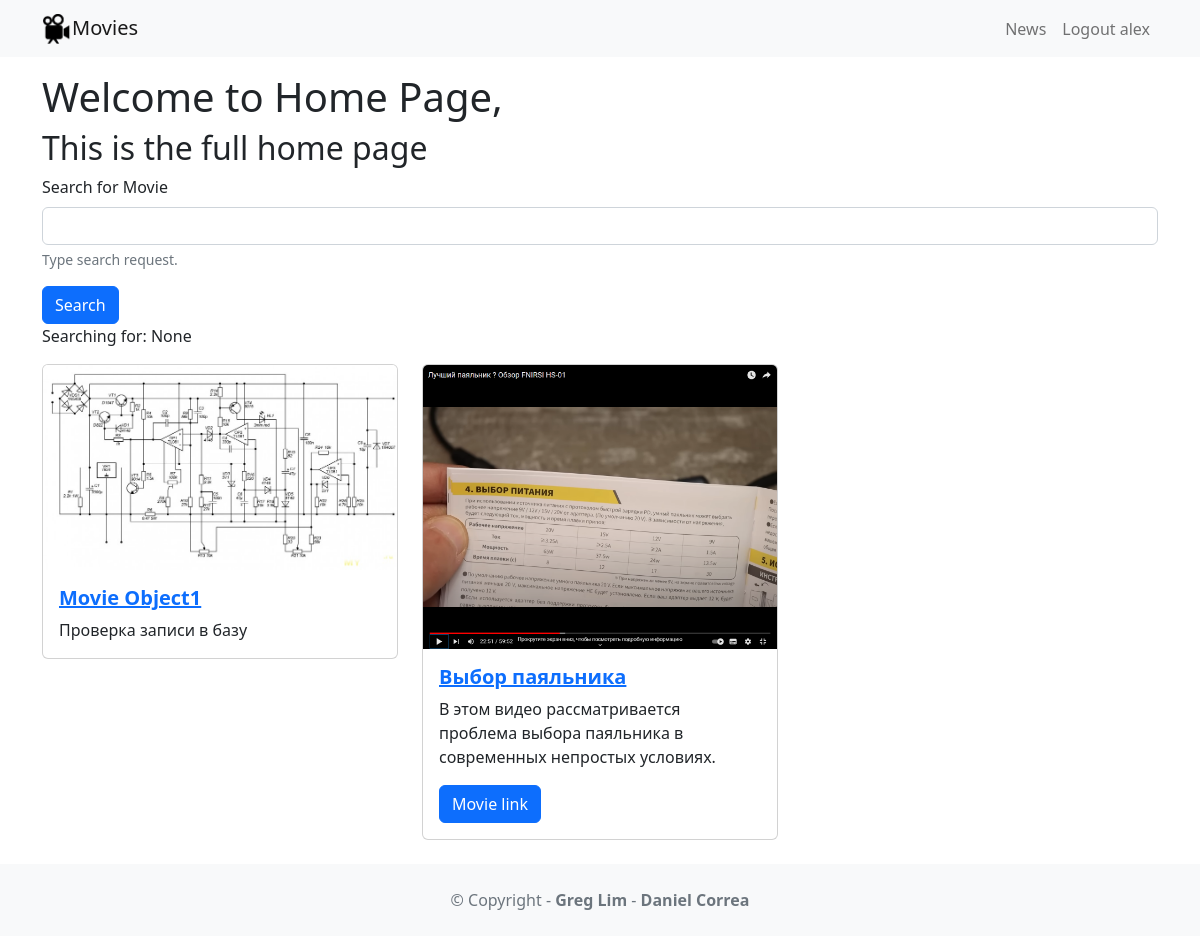
The app's page / (signed in) with its own data.
### movie/models.py (models this page shows)
class Movie(models.Model):
    title = models.CharField(max_length=100)
    description = models.CharField(max_length=250)
    image = models.ImageField(upload_to='movie/images/')
    url = models.URLField(blank=True)

### movie/views.py (the view)
# urls.py: 2. Add a URL to urlpatterns:  path('', views.home, name='home')
def home(request):
    search_term = request.GET.get('searchMovie')
    if search_term:
        movies = Movie.objects.filter(title__icontains=search_term)
    else:
        movies = Movie.objects.all()
    return render(request, 'home.html',
                  {'searchTerm': search_term, 'movies': movies})

### movie/templates/home.html
{% extends 'base.html' %}
{% block content %}
    <h1>Welcome to Home Page, {{ name }}</h1>
    <h2>This is the full home page</h2>
    <form action="">
        <div class="mb-3">
            <label for="searchInput" class="form-label">Search for Movie</label>
            <input type="text" class="form-control" name="searchMovie" id="searchInput" aria-describedby="searchHelp">
            <div id="searchHelp" class="form-text">Type search request.</div>
        </div>
        <button type="submit" class="btn btn-primary">Search</button>
    </form>
    <p>Searching for: {{ searchTerm }}</p>
    <div class="row row-cols-1 row-cols-md-3 g-4">
        {% for movie in movies %}
            <div v-for="movie in movies" class="col">
                <div class="card">
                    <img class="card-img-top" src="{{ movie.image.url }}" alt="MovieImage">
                    <div class="card-body">
                        <a href="{% url 'detail' movie.id %}">
                            <h5 class="card-title fw-bold">{{ movie.title }}</h5>
                        </a>
                        <p class="card-text">{{ movie.description }}</p>
                        {% if movie.url %}
                            <a href="{{ movie.url }}" class="btn btn-primary">Movie link</a>
                        {% endif %}
                    </div>
                </div>
            </div>
        {% endfor %}
    </div>
{% endblock content %}

### movieproj/templates/base.html (shortened to what this page needs)
<!DOCTYPE html>
<html lang="ru">
<head>
     <link href="https://cdn.jsdelivr.net/npm/bootstrap@5.2.3/dist/css/bootstrap.min.css" rel="stylesheet"
>
    {% load static %}
</head>
<body>
<nav class="navbar navbar-expand-lg navbar-light bg-light mb-3">
     <div class="container">
         <a class="navbar-brand" href="{% url 'home' %}">
             <img src="{% static 'images/movie.png' %}" alt=""
                  width="30" height="30" class="d-inline-block align-text-top" />Movies</a>
         <div class="collapse navbar-collapse" id="navbarNavAltMarkup">
             <div class="navbar-nav ms-auto">
                 <a class="nav-link" href="{% url 'news' %}">News</a>
                 {% if user.is_authenticated %}
                     <a class="nav-link" href="{% url 'logout_account' %}">Logout {{ user.username }}</a>
                 {% else %}
                     <a class="nav-link" href="{% url 'login_account' %}">Login</a>
                     <a class="nav-link" href="{% url 'signup_account' %}">Sign Up</a>
                 {% endif %}
             </div>
         </div>
     </div>
 </nav>
<div class="container">
    {% block content %}
    {% endblock content%}
</div>
<footer class="text-center text-lg-start bg-light text-muted mt-4">
    <div class="text-center p-4">
        © Copyright -
        <a class="text-reset fw-bold text-decoration-none"
           target="_blank"
           href="https://twitter.com/greglim81">Greg Lim
        </a> -
        <a class="text-reset fw-bold text-decoration-none"
           target="_blank"
           href="https://twitter.com/danielgarax">
            Daniel Correa
        </a>
    </div>
</footer>
</body>
</html>

### records on screen
Movie: image (picture), title "Movie Object1", description "Проверка записи в базу"
Movie: image (picture), title "Выбор паяльника", description "В этом видео рассматривается проблема выбора паяльника в современных непростых условиях."

### other values on screen
{{ user.username }} "alex"
{{ searchTerm }} "None"
